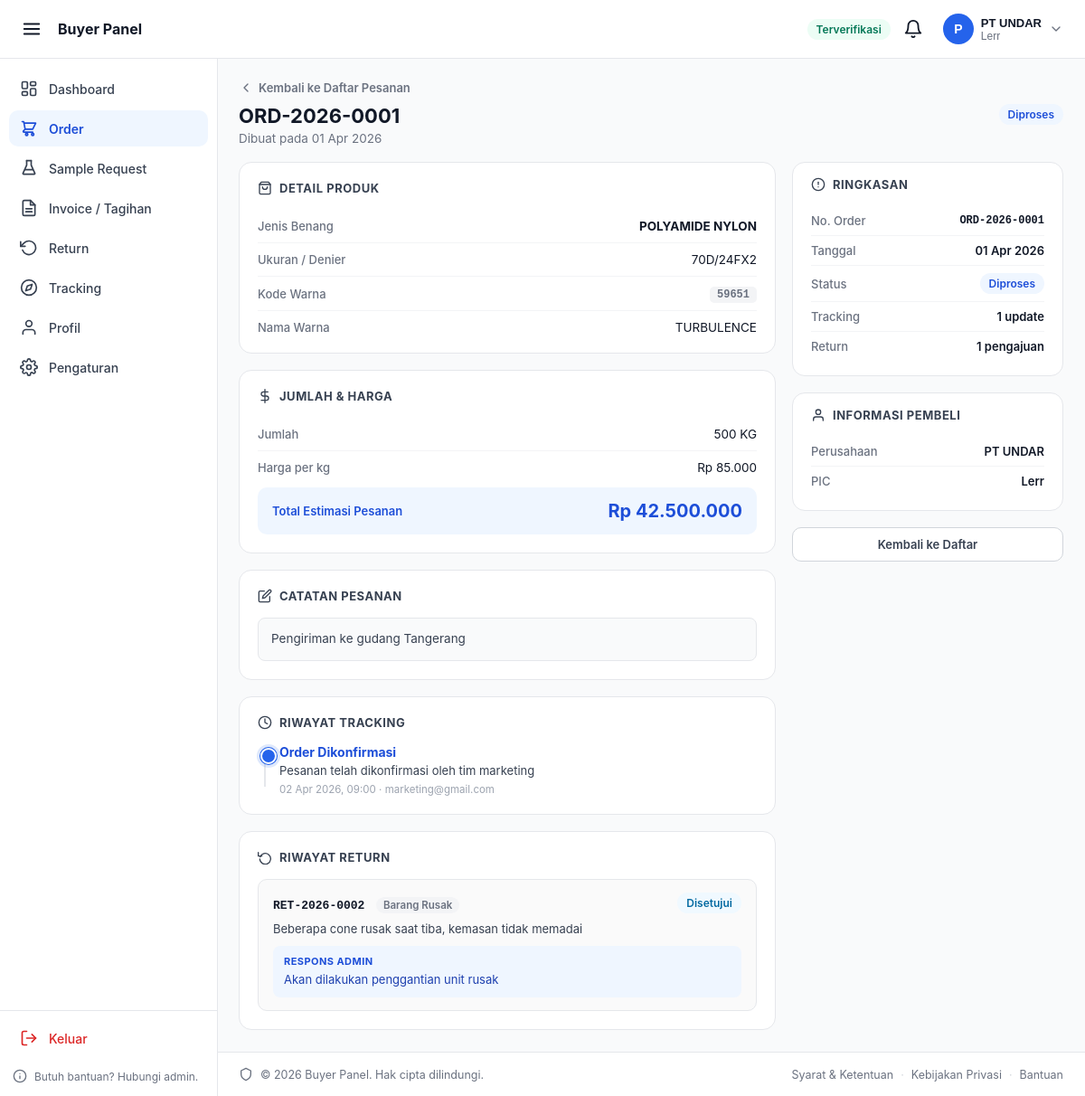
/buyer_panel/orders-detail.php?id=1 (signed in), run on the app's committed database.
### tables this page shows
CREATE TABLE `buyer_profile` (
  `id_buyer` int(11) NOT NULL,
  `id_user` int(11) NOT NULL,
  `kode_pelanggan` varchar(20) DEFAULT NULL,
  `nama_perusahaan` varchar(150) NOT NULL,
  `nama_pic` varchar(100) NOT NULL,
  `no_whatsapp` varchar(20) NOT NULL,
  `alamat` text NOT NULL,
  `negara` varchar(50) NOT NULL,
  `contact_person` varchar(100) DEFAULT NULL,
  `no_telp` varchar(20) DEFAULT NULL,
  `npwp` varchar(25) DEFAULT NULL,
  `nib` varchar(20) DEFAULT NULL,
  `upload_dokumen` varchar(255) DEFAULT NULL,
  `status_verifikasi` enum('pending','approved','rejected','blocked') NOT NULL DEFAULT 'pending',
  `diverifikasi_oleh` int(11) DEFAULT NULL,
  `tanggal_diblokir` datetime DEFAULT NULL,
  `tenor_hari` int(11) NOT NULL DEFAULT 30
);

CREATE TABLE `orders` (
  `id_order` int(11) NOT NULL,
  `id_buyer` int(11) NOT NULL,
  `no_order` varchar(20) NOT NULL,
  `kode_warna` varchar(20) DEFAULT NULL,
  `nama_warna` varchar(100) DEFAULT NULL,
  `jenis_benang` varchar(100) NOT NULL,
  `ukuran_benang` varchar(50) DEFAULT NULL,
  `qty` int(11) NOT NULL,
  `harga_benang` decimal(15,2) NOT NULL,
  `tanggal` date NOT NULL,
  `catatan` text DEFAULT NULL,
  `status` enum('pending','processing','shipped','done','cancelled') NOT NULL DEFAULT 'pending'
);

CREATE TABLE `tracking` (
  `id_tracking` int(11) NOT NULL,
  `id_order` int(11) NOT NULL,
  `status` varchar(100) NOT NULL,
  `keterangan` text DEFAULT NULL,
  `updated_by` int(11) NOT NULL,
  `tanggal` datetime NOT NULL DEFAULT current_timestamp()
);

CREATE TABLE `users` (
  `id_user` int(11) NOT NULL,
  `email` varchar(100) NOT NULL,
  `password` varchar(255) NOT NULL,
  `role` enum('buyer','marketing','admin') NOT NULL DEFAULT 'buyer',
  `created_at` datetime NOT NULL DEFAULT current_timestamp()
);

CREATE TABLE `order_returns` (
  `id_return` int(11) NOT NULL,
  `id_order` int(11) NOT NULL,
  `no_return` varchar(20) NOT NULL,
  `alasan_kategori` enum('deviasi_warna','kualitas','barang_rusak','spesifikasi_salah','lainnya') NOT NULL,
  `alasan` text NOT NULL,
  `foto` varchar(255) DEFAULT NULL COMMENT 'JSON array of file paths, max 5',
  `respons_admin` text DEFAULT NULL,
  `status` enum('submitted','under_review','approved','resolved','rejected') NOT NULL DEFAULT 'submitted'
);

### buyer_panel/orders-detail.php (the view, shortened to what the rows shown need)
<?php
require_once __DIR__ . '/partials/config.php';
$idBuyer = (int) ($currentBuyer['id_buyer'] ?? 0);
$idOrder = (int) ($_GET['id'] ?? 0);
$stmt = $conn->prepare("
    SELECT o.*,
           bp.nama_perusahaan, bp.nama_pic, bp.kode_pelanggan
    FROM orders o
    JOIN buyer_profile bp ON bp.id_buyer = o.id_buyer
    WHERE o.id_order = ? AND o.id_buyer = ?
    LIMIT 1
");
$stmt->bind_param('ii', $idOrder, $idBuyer);
$stmt->execute();
$order = $stmt->get_result()->fetch_assoc();
$trackingList = [];
$stmtT = $conn->prepare("
    SELECT t.*, u.email AS updated_by_email
    FROM tracking t
    LEFT JOIN users u ON u.id_user = t.updated_by
    WHERE t.id_order = ?
    ORDER BY t.tanggal ASC
");
$stmtT->bind_param('i', $idOrder);
$stmtT->execute();
$resT = $stmtT->get_result();
while ($row = $resT->fetch_assoc()) $trackingList[] = $row;
$returnList = [];
$stmtR = $conn->prepare("
    SELECT * FROM order_returns
    WHERE id_order = ?
    ORDER BY id_return ASC
");
$stmtR->bind_param('i', $idOrder);
$stmtR->execute();
$resR = $stmtR->get_result();
while ($row = $resR->fetch_assoc()) $returnList[] = $row;
function orderStatusBadge(string $status): string {
    $map = [
        'pending'    => ['label' => 'Menunggu',      'class' => 'badge-pending'],
        'processing' => ['label' => 'Diproses',       'class' => 'badge-processing'],
        'shipped'    => ['label' => 'Dikirim',        'class' => 'badge-shipped'],
        'done'       => ['label' => 'Selesai',        'class' => 'badge-done'],
        'cancelled'  => ['label' => 'Dibatalkan',     'class' => 'badge-cancelled'],
    ];
    $d = $map[$status] ?? ['label' => ucfirst($status), 'class' => 'badge-pending'];
    return '<span class="bp-badge ' . $d['class'] . '">' . $d['label'] . '</span>';
}
function returnKategoriLabel(string $k): string {
    $map = [
        'deviasi_warna'      => 'Deviasi Warna',
        'kualitas'           => 'Kualitas',
        'barang_rusak'       => 'Barang Rusak',
        'spesifikasi_salah'  => 'Spesifikasi Salah',
        'lainnya'            => 'Lainnya',
    ];
    return $map[$k] ?? ucfirst($k);
}
function returnStatusBadge(string $s): string {
    $map = [
        'submitted'    => ['label' => 'Diajukan',       'class' => 'badge-pending'],
        'under_review' => ['label' => 'Ditinjau',       'class' => 'badge-processing'],
        'approved'     => ['label' => 'Disetujui',      'class' => 'badge-shipped'],
        'resolved'     => ['label' => 'Selesai',        'class' => 'badge-done'],
        'rejected'     => ['label' => 'Ditolak',        'class' => 'badge-cancelled'],
    ];
    $d = $map[$s] ?? ['label' => ucfirst($s), 'class' => 'badge-pending'];
    return '<span class="bp-badge ' . $d['class'] . '">' . $d['label'] . '</span>';
}
$subtotal = $order['qty'] * $order['harga_benang'];
?>
<!DOCTYPE html>
<html lang="id">
<head>
</head>
<body>
<?php include __DIR__ . '/partials/_header.php'; ?>
<div class="bp-content">
    <main class="bp-detail">
        <div class="bp-detail__heading">
            <div class="bp-detail__title-row">
                <div>
                    <h1><?= htmlspecialchars($order['no_order']) ?></h1>
                    <p>Dibuat pada <?= date('d M Y', strtotime($order['tanggal'])) ?></p>
                </div>
                <div class="bp-detail__title-actions">
                    <?= orderStatusBadge($order['status']) ?>
                </div>
            </div>
        </div>
        <div class="bp-detail__grid">
            <div class="bp-detail__col-main">
                <div class="bp-card">
                    <div class="bp-card__section-header">
                        <h2>Detail Produk</h2>
                    </div>
                    <div class="bp-detail-rows">
                        <div class="bp-detail-row">
                            <span class="bp-detail-row__label">Jenis Benang</span>
                            <span class="bp-detail-row__value bp-strong"><?= htmlspecialchars($order['jenis_benang']) ?></span>
                        </div>
                        <div class="bp-detail-row">
                            <span class="bp-detail-row__label">Ukuran / Denier</span>
                            <span class="bp-detail-row__value"><?= htmlspecialchars($order['ukuran_benang'] ?: '—') ?></span>
                        </div>
                        <div class="bp-detail-row">
                            <span class="bp-detail-row__value">
                                <?php if ($order['kode_warna']): ?>
                                    <span class="bp-color-code"><?= htmlspecialchars($order['kode_warna']) ?></span>
                                <?php else: ?>—<?php endif; ?>
                            </span>
                        </div>
                        <div class="bp-detail-row">
                            <span class="bp-detail-row__label">Nama Warna</span>
                            <span class="bp-detail-row__value"><?= htmlspecialchars($order['nama_warna'] ?: '—') ?></span>
                        </div>
                    </div>
                </div>
                <div class="bp-card">
                    <div class="bp-card__section-header">
                        <h2>Jumlah & Harga</h2>
                    </div>
                    <div class="bp-detail-rows">
                        <div class="bp-detail-row">
                            <span class="bp-detail-row__label">Jumlah</span>
                            <span class="bp-detail-row__value"><?= number_format($order['qty'], 0, ',', '.') ?> KG</span>
                        </div>
                        <div class="bp-detail-row">
                            <span class="bp-detail-row__label">Harga per kg</span>
                            <span class="bp-detail-row__value">Rp <?= number_format($order['harga_benang'], 0, ',', '.') ?></span>
                        </div>
                    </div>
                    <div class="bp-subtotal">
                        <span class="bp-subtotal__label">Total Estimasi Pesanan</span>
                        <span class="bp-subtotal__value">Rp <?= number_format($subtotal, 0, ',', '.') ?></span>
                    </div>
                </div>
                <?php if ($order['catatan']): ?>
                <div class="bp-card">
                    <div class="bp-card__section-header">
                        <svg viewBox="0 0 24 24" fill="none" stroke="currentColor" stroke-width="2"
                             stroke-linecap="round" stroke-linejoin="round" width="16" height="16">
                            <path d="M11 4H4a2 2 0 0 0-2 2v14a2 2 0 0 0 2 2h14a2 2 0 0 0 2-2v-7"></path>
                            <path d="M18.5 2.5a2.121 2.121 0 0 1 3 3L12 15l-4 1 1-4 9.5-9.5z"></path>
                        </svg>
                        <h2>Catatan Pesanan</h2>
                    </div>
                    <p class="bp-note-text"><?= nl2br(htmlspecialchars($order['catatan'])) ?></p>
                </div>
                <?php endif; ?>
                <div class="bp-card">
                    <div class="bp-card__section-header">
                        <h2>Riwayat Tracking</h2>
                    </div>
                    <?php if (empty($trackingList)): ?>
                        <p class="bp-empty-state">Belum ada pembaruan status untuk pesanan ini.</p>
                    <?php else: ?>
                        <div class="bp-timeline">
                            <?php foreach ($trackingList as $i => $trk): ?>
                                <div class="bp-timeline__item <?= $i === count($trackingList) - 1 ? 'is-latest' : '' ?>">
                                    <div class="bp-timeline__dot"></div>
                                    <div class="bp-timeline__content">
                                        <div class="bp-timeline__status"><?= htmlspecialchars($trk['status']) ?></div>
                                        <?php if ($trk['keterangan']): ?>
                                            <div class="bp-timeline__desc"><?= htmlspecialchars($trk['keterangan']) ?></div>
                                        <?php endif; ?>
                                        <div class="bp-timeline__meta">
                                            <?= date('d M Y, H:i', strtotime($trk['tanggal'])) ?>
                                            <?php if ($trk['updated_by_email']): ?>
                                                · <?= htmlspecialchars($trk['updated_by_email']) ?>
                                            <?php endif; ?>
                                        </div>
                                    </div>
                                </div>
                            <?php endforeach; ?>
                        </div>
                    <?php endif; ?>
                </div>
                <?php if (!empty($returnList)): ?>
                <div class="bp-card">
                    <div class="bp-card__section-header">
                        <h2>Riwayat Return</h2>
                    </div>
                    <div class="bp-return-list">
                        <?php foreach ($returnList as $ret): ?>
                            <div class="bp-return-item">
                                <div class="bp-return-item__header">
                                    <div>
                                        <span class="bp-return-item__no"><?= htmlspecialchars($ret['no_return']) ?></span>
                                        <span class="bp-return-item__kat"><?= returnKategoriLabel($ret['alasan_kategori']) ?></span>
                                    </div>
                                    <?= returnStatusBadge($ret['status']) ?>
                                </div>
                                <p class="bp-return-item__alasan"><?= htmlspecialchars($ret['alasan']) ?></p>
                                <?php if ($ret['respons_admin']): ?>
                                    <div class="bp-return-item__respons">
                                        <span class="bp-return-item__respons-label">Respons Admin</span>
                                        <p><?= htmlspecialchars($ret['respons_admin']) ?></p>
                                    </div>
                                <?php endif; ?>
                            </div>
                        <?php endforeach; ?>
                    </div>
                </div>
                <?php endif; ?>
            </div>
            <div class="bp-detail__col-side">
                <div class="bp-card bp-info-card">
                    <div class="bp-card__section-header">
                        <h2>Ringkasan</h2>
                    </div>
                    <div class="bp-info-rows">
                        <div class="bp-info-row">
                            <span class="bp-info-row__label">No. Order</span>
                            <span class="bp-info-row__value mono"><?= htmlspecialchars($order['no_order']) ?></span>
                        </div>
                        <div class="bp-info-row">
                            <span class="bp-info-row__label">Tanggal</span>
                            <span class="bp-info-row__value"><?= date('d M Y', strtotime($order['tanggal'])) ?></span>
                        </div>
                        <div class="bp-info-row">
                            <span><?= orderStatusBadge($order['status']) ?></span>
                        </div>
                    </div>
                </div>
                <div class="bp-card bp-info-card">
                    <div class="bp-card__section-header">
                        <h2>Informasi Pembeli</h2>
                    </div>
                    <div class="bp-info-rows">
                        <div class="bp-info-row">
                            <span class="bp-info-row__label">Perusahaan</span>
                            <span class="bp-info-row__value"><?= htmlspecialchars($order['nama_perusahaan']) ?></span>
                        </div>
                        <div class="bp-info-row">
                            <span class="bp-info-row__label">PIC</span>
                            <span class="bp-info-row__value"><?= htmlspecialchars($order['nama_pic']) ?></span>
                        </div>
                    </div>
                </div>
            </div>
        </div>
    </main>
</div>
</body>
</html>

### buyer_panel/partials/_header.php (shortened to what the rows shown need)
<?php
$namaPerusahaan = $currentBuyer['nama_perusahaan'] ?? 'Buyer';
$namaPic         = $currentBuyer['nama_pic'] ?? '';
$statusVerif     = $currentBuyer['status_verifikasi'] ?? 'pending';
$inisial = mb_strtoupper(mb_substr($namaPerusahaan, 0, 1));
$statusBadge = [
    'approved' => ['label' => 'Terverifikasi', 'class' => 'badge-verified'],
    'pending'  => ['label' => 'Menunggu Verifikasi', 'class' => 'badge-pending'],
    'rejected' => ['label' => 'Ditolak', 'class' => 'badge-rejected'],
    'blocked'  => ['label' => 'Diblokir', 'class' => 'badge-rejected'],
][$statusVerif] ?? ['label' => 'Menunggu Verifikasi', 'class' => 'badge-pending'];
?>
<header class="bp-header" id="bpHeader">
    <div class="bp-header__right">
        <span class="bp-badge <?= $statusBadge['class'] ?> bp-header__badge-desktop">
            <?= htmlspecialchars($statusBadge['label']) ?>
        </span>
        <div class="bp-header__notif">
            <button type="button" class="bp-icon-btn" id="bpNotifBtn" aria-label="Notifikasi" aria-haspopup="true" aria-expanded="false">
            </button>
        </div>
        <div class="bp-header__profile">
            <button type="button" class="bp-header__profile-btn" id="bpProfileBtn" aria-haspopup="true" aria-expanded="false">
                <span class="bp-avatar"><?= htmlspecialchars($inisial) ?></span>
                <span class="bp-header__profile-info">
                    <span class="bp-header__profile-name"><?= htmlspecialchars($namaPerusahaan) ?></span>
                    <span class="bp-header__profile-pic"><?= htmlspecialchars($namaPic) ?></span>
                </span>
                <svg class="bp-header__chevron" viewBox="0 0 24 24" fill="none" stroke="currentColor" stroke-width="2" stroke-linecap="round" stroke-linejoin="round" width="16" height="16">
                    <polyline points="6 9 12 15 18 9"></polyline>
                </svg>
            </button>
        </div>
    </div>
</header>

### data on the page
buyer_profile: status_verifikasi "Terverifikasi", nama_perusahaan "P", nama_perusahaan "PT UNDAR", nama_pic "Lerr"
orders: no_order "ORD-2026-0001", tanggal "01 Apr 2026", status "Diproses Diproses", jenis_benang "POLYAMIDE NYLON", ukuran_benang "70D/24FX2", kode_warna "59651", nama_warna "TURBULENCE", qty "500", harga_benang "85.000", subtotal "42.500.000", catatan "Pengiriman ke gudang Tangerang", id_buyer.nama_perusahaan "PT UNDAR", id_buyer.nama_pic "Lerr"
tracking: status "Order Dikonfirmasi", keterangan "Pesanan telah dikonfirmasi oleh tim marketing", tanggal "02 Apr 2026, 09:00", updated_by.email "marketing@gmail.com"
order_returns: no_return "RET-2026-0002", alasan_kategori "Barang Rusak", status "Disetujui", alasan "Beberapa cone rusak saat tiba, kemasan tidak memadai", respons_admin "Akan dilakukan penggantian unit rusak"

### other printed values
$item['label'] "Dashboard"
$item['label'] "Order"
$item['label'] "Sample Request"
$item['label'] "Invoice / Tagihan"
$item['label'] "Return"
$item['label'] "Tracking"
$item['label'] "Profil"
$item['label'] "Pengaturan"
count($trackingList) "1"
count($returnList) "1"
